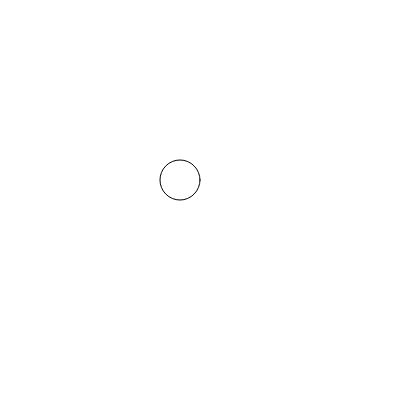
Frame 1 (no input)
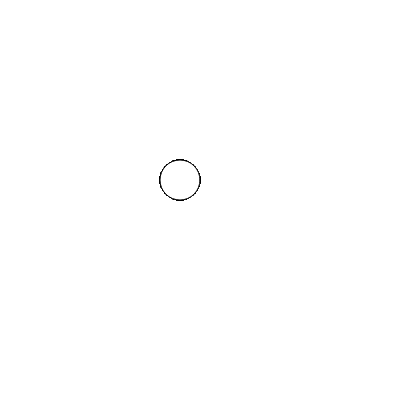
Frame 60 (no input)
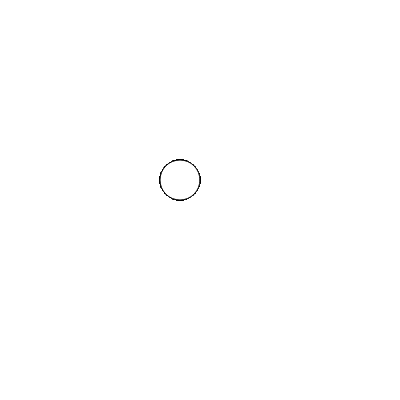
Frame 120 (the mouse pressed at the canvas centre since frame 60)

The p5.js sketch that drew these frames (run headless with seeded random() and noise() and a simulated clock; from frame 60 on, the mouse is pressed at the canvas centre):

// p5.js sketch
// ── sketch.js
var hitX = 180;
var hitY = 180;
var threshold = 20;

var hitDistance = 0;

var changeBackground = "white";


function setup() {
  // put setup code here
  createCanvas(400,400);
}

function draw() {
  // put drawing code here
  //background(255);
  //calculates distance between 2 points
  hitDistance = dist(mouseX,mouseY,hitX,hitY);
  console.log("hitDistance" + hitDistance);
  //if the distance is less than or equal to 20, our range is 0-20 including 20.
  if(hitDistance <= threshold){
    fill(127);
    text("Click here", hitX, hitY+30);
  }else{
    //if the above is not true, then execute the else state
    fill(255);
  }
    ellipse(hitX,hitY,threshold*2,threshold*2);

function mousePressed(){
  // on click
  if(hitDistance <= threshold){
    console.log("Clicked");
    changeBackground = "blue";
  }else{
    //if the above is not true, then execute the else state
    console.log("Clicked Outside");
    changeBackground = "white";
  }

};

}
